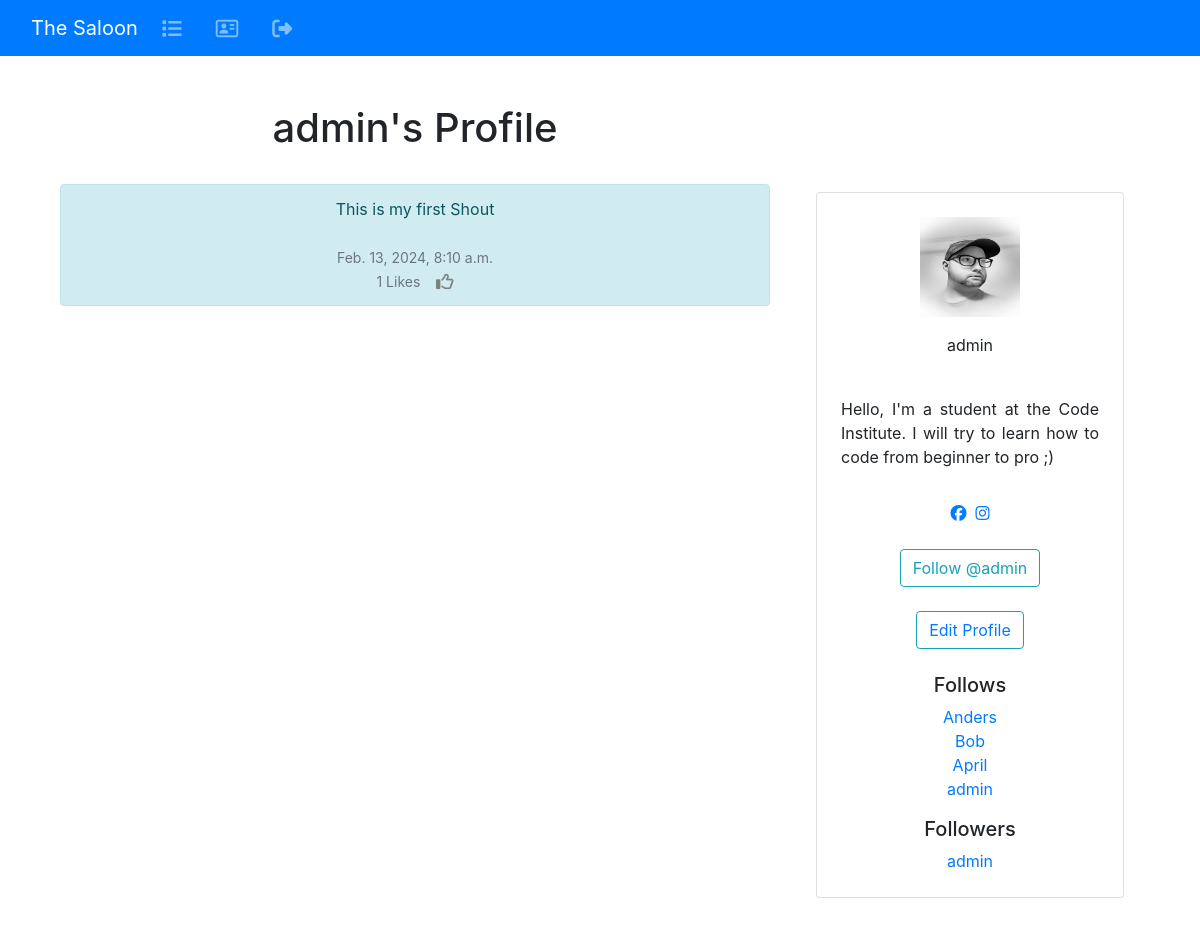
Page /profile/1 (signed in) on the committed database.
### the_saloon/models.py (models this page shows, shortened)
class Profile(models.Model):
        user = models.OneToOneField(User, on_delete=models.CASCADE)
        follows = models.ManyToManyField("self",
            related_name="followed_by",
            symmetrical=False,
            blank=True)
        date_modified = models.DateTimeField(User, auto_now=True)
        profile_image = models.ImageField(null=True, blank=True, upload_to="images/")
        profile_bio = models.CharField(null=True, blank=True, max_length=500)
        facebook_link = models.CharField(null=True, blank=True, max_length=100)
        instagram_link = models.CharField(null=True, blank=True, max_length=100)
        linedin_link = models.CharField(null=True, blank=True, max_length=100)
        def __str__(self):
            return self.user.username

class Shout(models.Model):
    user = models.ForeignKey(
        User, related_name="shouts",
        on_delete=models.DO_NOTHING
        )
    body = models.CharField(max_length=200)
    created_at = models.DateTimeField(auto_now_add=True)
    likes = models.ManyToManyField(User, related_name="shout_like", blank=True)
    def number_of_likes(self):
		    return self.likes.count()

### the_saloon/views.py (the view, shortened to what this page needs)
# urls.py: path('profile/<int:pk>', views.profile, name='profile'),
def profile(request, pk):
    if request.user.is_authenticated:
        profile = Profile.objects.get(user_id=pk)
        shouts = Shout.objects.filter(user_id=pk).order_by("-created_at")
        return render(request, "profile.html", {"profile":profile, "shouts":shouts})
    else:
        messages.success(request, ("You must login to see this page..."))
        return redirect('home')

### the_saloon/templates/profile.html (shortened to what this page needs)
{% extends 'base.html' %}
{% block content %}
{% load static %}
{% if profile %}
<div class="container text-center">
  <div class="row">
    <div class="col-8">
      <h1>{{ profile.user.username }}'s Profile</h1>
      <br />
      {% if shouts%}
      {% for shout in shouts %}
      <div class="alert alert-info" role="alert">
        {{ shout.body }}<br /><br />
        <small class="text-muted">
          {{ shout.created_at }}
          <br/>
              {{ shout.number_of_likes }} Likes
                    &nbsp;&nbsp;
                    {% if user in shout.likes.all %}
                    <a href="{% url 'shout_like' shout.id %}"><i class="fa-lg fa-regular fa-thumbs-down" style="color:gray"></i></a>
                    {% else %}
                    <a href="{% url 'shout_like' shout.id %}"></a>
                    {% endif %}
        </small>
      </div><br /></br />
      {% endfor %}
      {% endif %}
    </div>
    <div class="col-4">
      <br/><br/>
      {% if profile.profile_image %}
      <div class="container mt-4 mb-4 p-3 d-flex justify-content-center">
        <div class="card p-4">
          <div class=" image d-flex flex-column justify-content-center align-items-center">
              <img src="{{ profile.profile_image.url }}" height="100" width="100" />
            </button> <span class="name mt-3">{{ profile.user.username }}</span>
                <div class="text mt-3"> <span>{% if profile.profile_bio %}
                  <p align="justify">{{ profile.profile_bio}}</p>
                  </span>
                  {% endif %}
                </div>
                <div class="gap-3 mt-3 icons d-flex flex-row justify-content-center align-items-center">
                  {% if profile.facebook_link %}
                  <a href="{{ profile.facebook_link }}" target="new"><i class="fa-brands fa-facebook"></i></a>
                  {% endif %}
                  {% if profile.instagram_link %}
                  <a href="{{ profile.instagram_link }}" target="new"><i class="fa-brands fa-instagram"></i></a>
                  {% endif %}
                </div>
                <br/>
                  <form method=POST>
                    {% if profile in user.profile.follows.all %}
                    <button class="btn btn-outline-info" name="follow" value="unfollow" type="submit">
                      Unfollow @{{ profile.user.username|lower}}
                    </button>
                    {% else %}
                    <button class="btn btn-outline-info" name="follow" value="follow" type="submit">
                      Follow @{{ profile.user.username|lower}}
                    </button>
                    {% endif %}
                    <br/><br/>
                    <button class="btn btn-outline-info"><a href="{% url 'update_user' %}">Edit Profile</a></button>
                    <br/><br/>
                    <h5> Follows </h5>
                    <p class="card-text">{% for following in profile.follows.all %}
                      <a href="{% url 'profile' following.user.id %}">{{ following }}</a><br />
                      {% endfor %}
                      <h5> Followers </h5>
                      <p class="card-text">{% for following in profile.followed_by.all %}
                        <a href="{% url 'profile' following.user.id %}">{{ following }}</a><br />
                        {% endfor %}
                </div> </div>
      </div>
      {% endif %}
      {% endif %}
      {% endblock %}

### rows in the picture
Profile: user.username "admin", profile_image (picture), profile_bio "Hello, I'm a student at the Code Institute. I will try to learn how to code from beginner to pro ;)"
Shout: body "This is my first Shout", created_at "Feb. 13, 2024, 8:10 a.m.", number_of_likes "1"
Profile: user.username "Anders"
Profile: user.username "Bob"
Profile: user.username "April"
